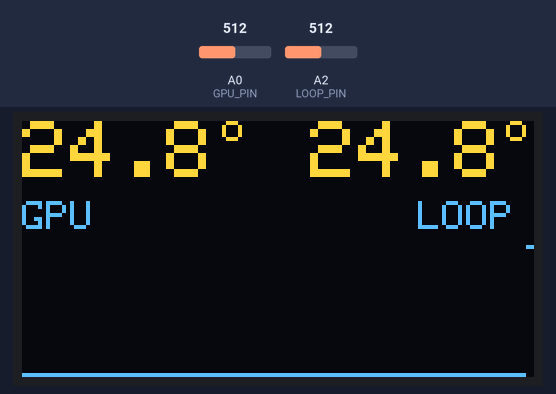
A sketch run on a simulated Arduino Uno, built with avr-gcc and run on an emulated ATmega328P. Parts: 128×64 one-colour display. The inputs (shaded band) are chosen by the test bench; at power-on: A0 (GPU_PIN) = 512, A2 (LOOP_PIN) = 512. The OLED is the two-colour kind (top 16 rows yellow); what the sketch prints to the serial monitor is not drawn.

Above: at 4.0 s.
4.1 s: A0 (GPU_PIN) set to 716
At 4.59 s:
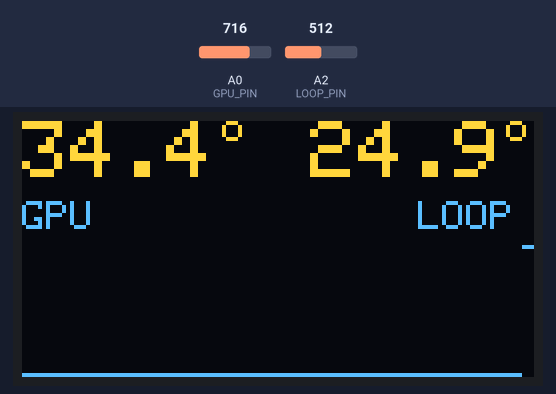
6.3 s: A2 (LOOP_PIN) set to 716
At 6.59 s:
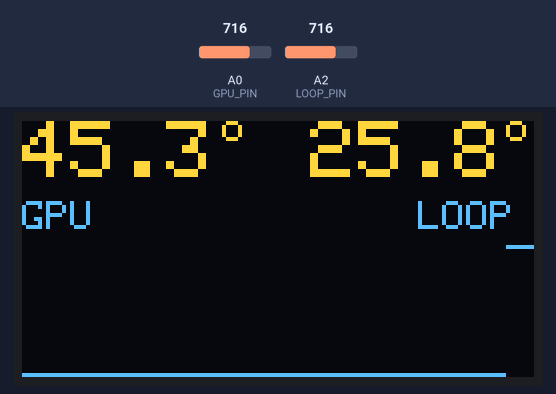
8.3 s: A0 (GPU_PIN) set to 900
At 8.58 s:
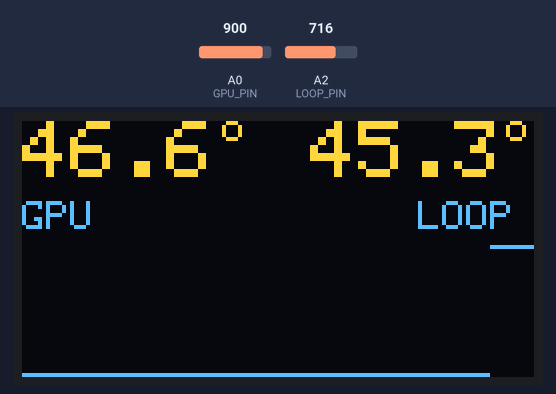
10.3 s: A2 (LOOP_PIN) set to 900
At 10.58 s:
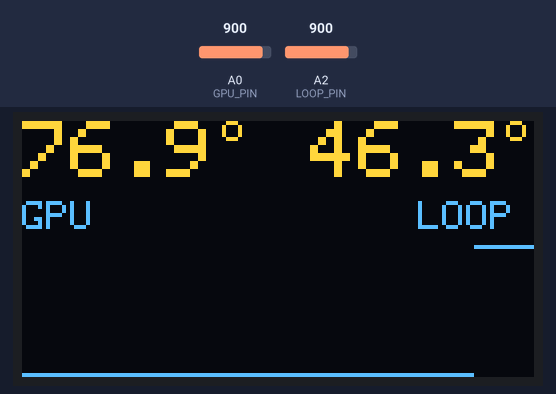
12.3 s: A0 (GPU_PIN) set to 1023
At 12.59 s:
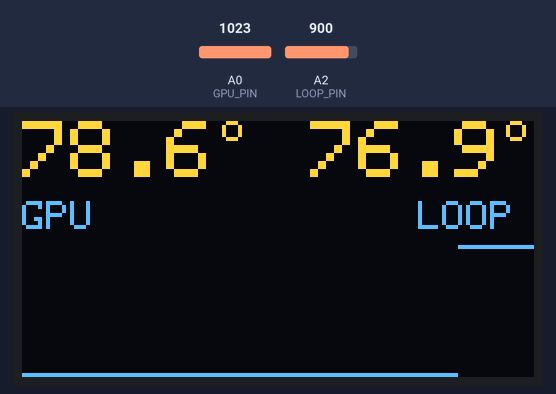
14.3 s: A2 (LOOP_PIN) set to 1023
At 14.59 s:
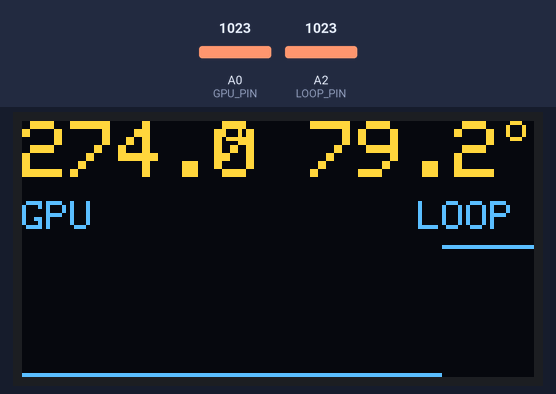
Timing chart, 0 to 17.3 s (numbered marks = the images above; inputs shaded):
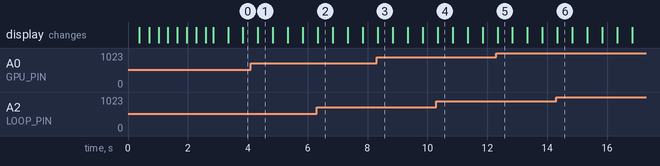

Measured:
- what the display in image 1 shows lasts 0.5 s, from 4.3 s to 4.8 s

The sketch:

hw_monitor.ino
```cpp
#include <Wire.h>
#include <Adafruit_SSD1306.h>

// Declaration for an SSD1306 display connected to I2C (SDA, SCL pins)
#define OLED_RESET -1 // Reset pin # (or -1 if sharing Arduino reset pin)
Adafruit_SSD1306 display(128, 64, &Wire, OLED_RESET);

#define GPU_PIN 0
#define LOOP_PIN 2


/*********************************************************/
void setup()
{
  Serial.begin(9600);
  Serial.println("Hello, World");

  // SSD1306_SWITCHCAPVCC = generate display voltage from 3.3V internally
  if(!display.begin(SSD1306_SWITCHCAPVCC, 0x3C)) { // Address 0x3C for 128x64
    Serial.println(F("SSD1306 allocation failed"));
    for(;;); // Don't proceed, loop forever
  }

  // OLED Splash Screen
  int16_t i;
  display.clearDisplay();
  for(i=0; i<display.height(); i+=4) {
    display.drawLine(display.width()-1, 0, 0, i, SSD1306_WHITE);
    display.display();
    delay(1);
  }
  for(i=0; i<display.width(); i+=4) {
    display.drawLine(display.width()-1, 0, i, display.height()-1, SSD1306_WHITE);
    display.display();
    delay(1);
  }

  for(i=display.width(); i>0; i-=4) {
    display.drawLine(display.width()-1, 0, i, display.height()-1, SSD1306_BLACK);
    display.display();
    delay(1);
  }

  for(i=display.height(); i>0; i-=4) {
    display.drawLine(display.width()-1, 0, 0, i, SSD1306_BLACK);
    display.display();
    delay(1);
  }

  display.clearDisplay();
}

/*********************************************************/
float adcToTemp(int adcVal)
{
    // Converts input from a thermistor voltage divider to a temperature value.
    // The voltage divider consists of thermistor Rt and series resistor R0.
    // The value of R0 is equal to the thermistor resistance at T0.
    // You must set the following constants:
    //                  adcMax  ( ADC full range value )
    //                  analogPin (Arduino analog input pin)
    //                  invBeta  (inverse of the thermistor Beta value supplied by manufacturer).
    // Use Arduino's default reference voltage (5V or 3.3V) with this module.
    //

//    const int analogPin = 0; // replace 0 with analog pin
//  const float invBeta = 1.00 / 3380.00;   // replace "Beta" with beta of thermistor
//
//  const  float adcMax = 1024.00;
//  const float invT0 = 1.00 / 298.15;   // room temp in Kelvin

//  int numSamples = 5;
//  int adcVal  = 0;
//  for (int i = 0; i < numSamples; i++)
//   {
//     adcVal = adcVal + analogRead(analogPin);
//     delay(100);
//   }
//  adcVal = adcVal/numSamples;
//    int adcVal = analogRead(analogPin);

//  float K = 1.00 / (invT0 + invBeta*(log ( adcMax / (float) adcVal - 1.00)));

  double K = log(10000.0 * ((1024.0/adcVal-1)));
  K = 1 / (0.001129148 + (0.000234125 + (0.0000000876741 * K * K )) * K );
  float celcius = K - 273.15;  // convert to Celsius
  return celcius;
}


bool measure_environment( float *temperature, float *loop_temp)
{
  static unsigned long startMillis = 0;
  static uint16_t rollingAdc_GPU = 0;
  static uint16_t rollingAdc_LOOP = 0;
  static uint8_t i = 0;

  unsigned long currentMillis = millis();  //some global variables available anywhere in the program
  uint16_t delta = currentMillis - startMillis;
  const unsigned long period = 500;  //the value is a number of milliseconds

  if (delta % 100 == 0)
  {
    rollingAdc_GPU += analogRead(GPU_PIN);
    rollingAdc_LOOP += analogRead(LOOP_PIN);
    i++;
  }
  /* Measure once every {period/1000} seconds. */
  if(delta >= period)
  {
      startMillis = currentMillis; // reset
      rollingAdc_GPU = rollingAdc_GPU/i; // set to average of prior rolling
      rollingAdc_LOOP = rollingAdc_LOOP/i;
      i = 1; // reset avg count
      *temperature = adcToTemp(rollingAdc_GPU);
      *loop_temp = adcToTemp(rollingAdc_LOOP);
      return( true );
  }

  return( false );
}

void graph(float *gpu_temp, float *loop_temp)
{

  static float maxTemp;
  static float minTemp;
//  in case i want to draw both lines someday
//  float minSensor = min(*gpu_temp, *loop_temp);
//  float maxSensor = max(*gpu_temp, *loop_temp);
//  minTemp = min(minTemp, minSensor);
//  maxTemp = max(maxTemp, maxSensor);

  minTemp = min(minTemp, *gpu_temp);
  maxTemp = max(maxTemp, *gpu_temp);
//  Serial.println(minTemp);

  static int history[128];

  int y = ((*gpu_temp - minTemp) * 32 )/(maxTemp - minTemp);
  history[127] = y;

  display.drawPixel(127, (63 - history[127]), WHITE);

  for (int i = 0; i < 127; i++)
  {
    history[i] = history[i+1];
    display.drawPixel(i, (63 - history[i]), WHITE);

//    if (history[i] < maxTemp)
//    {
//      maxTemp = history[i];
//    }
//    else if (history[i] > minTemp)
//    {
//      minTemp = history[i];
//    }
  }
}

void write_oled(float *gpu_temp, float *loop_temp)
{
    // OLED
  display.clearDisplay();
  display.setTextSize(2); // Draw 2X-scale text
  display.setTextColor(SSD1306_WHITE);

  // Write Temperature line
  display.setCursor(0,0);
  display.print(*gpu_temp,1);
  display.drawCircle(52,2,2,WHITE); //degree symbol

  display.setCursor(72,0);
  display.print(*loop_temp,1);
  display.drawCircle(123,2,2,WHITE); //degree symbol

  display.setTextSize(1);
  display.setCursor(0,20);
  display.print("GPU");
  display.setCursor(99,20);
  display.print("LOOP");

  graph(gpu_temp, loop_temp);
  display.display();
}


void loop()
{
  float gpu_temp;
  float loop_temp;
  if( measure_environment(&gpu_temp, &loop_temp) == true )
  {
    write_oled(&gpu_temp, &loop_temp);
  }
}
```
